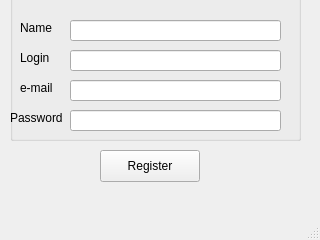
<?xml version="1.0" encoding="UTF-8"?>
<ui version="4.0">
 <class>SecondWindow</class>
 <widget class="QMainWindow" name="SecondWindow">
  <property name="geometry">
   <rect>
    <x>0</x>
    <y>0</y>
    <width>320</width>
    <height>240</height>
   </rect>
  </property>
  <property name="windowTitle">
   <string>MainWindow</string>
  </property>
  <widget class="QWidget" name="centralwidget">
   <widget class="QPushButton" name="pushButton">
    <property name="geometry">
     <rect>
      <x>100</x>
      <y>150</y>
      <width>100</width>
      <height>32</height>
     </rect>
    </property>
    <property name="text">
     <string>Register</string>
    </property>
   </widget>
   <widget class="QGroupBox" name="groupBox">
    <property name="geometry">
     <rect>
      <x>10</x>
      <y>-10</y>
      <width>291</width>
      <height>151</height>
     </rect>
    </property>
    <property name="title">
     <string/>
    </property>
    <widget class="QLineEdit" name="lineEdit">
     <property name="geometry">
      <rect>
       <x>60</x>
       <y>30</y>
       <width>211</width>
       <height>21</height>
      </rect>
     </property>
    </widget>
    <widget class="QLineEdit" name="lineEdit_2">
     <property name="geometry">
      <rect>
       <x>60</x>
       <y>60</y>
       <width>211</width>
       <height>21</height>
      </rect>
     </property>
    </widget>
    <widget class="QLineEdit" name="lineEdit_3">
     <property name="geometry">
      <rect>
       <x>60</x>
       <y>90</y>
       <width>211</width>
       <height>21</height>
      </rect>
     </property>
    </widget>
    <widget class="QLineEdit" name="lineEdit_4">
     <property name="geometry">
      <rect>
       <x>60</x>
       <y>120</y>
       <width>211</width>
       <height>21</height>
      </rect>
     </property>
    </widget>
    <widget class="QLabel" name="label">
     <property name="geometry">
      <rect>
       <x>10</x>
       <y>30</y>
       <width>58</width>
       <height>16</height>
      </rect>
     </property>
     <property name="text">
      <string>Name</string>
     </property>
    </widget>
    <widget class="QLabel" name="label_2">
     <property name="geometry">
      <rect>
       <x>10</x>
       <y>60</y>
       <width>58</width>
       <height>16</height>
      </rect>
     </property>
     <property name="text">
      <string>Login</string>
     </property>
    </widget>
    <widget class="QLabel" name="label_3">
     <property name="geometry">
      <rect>
       <x>10</x>
       <y>90</y>
       <width>58</width>
       <height>16</height>
      </rect>
     </property>
     <property name="text">
      <string>e-mail</string>
     </property>
    </widget>
    <widget class="QLabel" name="label_4">
     <property name="geometry">
      <rect>
       <x>0</x>
       <y>120</y>
       <width>58</width>
       <height>16</height>
      </rect>
     </property>
     <property name="text">
      <string>Password</string>
     </property>
    </widget>
   </widget>
  </widget>
  <widget class="QMenuBar" name="menubar">
   <property name="geometry">
    <rect>
     <x>0</x>
     <y>0</y>
     <width>320</width>
     <height>24</height>
    </rect>
   </property>
  </widget>
  <widget class="QStatusBar" name="statusbar"/>
 </widget>
 <resources/>
 <connections/>
</ui>
